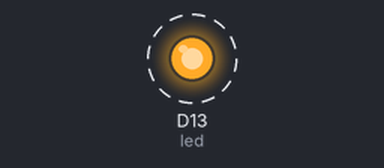
Recording of a program running on a simulated CircuitPython board. On the bench: output pins drawn as LEDs (lit = HIGH). Dashed ring = blinking.

Above: at 0.2 s.
Timing chart, 0 to 3.0 s (numbered marks = the images above):
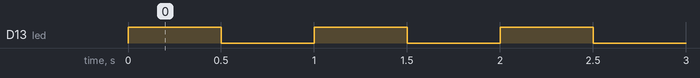

The program:

003_red_led_test.py
```python
# Code to test the red LED on pin 13
import board
from digitalio import DigitalInOut, Direction, Pull
import time

led = DigitalInOut(board.D13)
led.direction = Direction.OUTPUT

while True:
    led.value = not led.value

    time.sleep(0.5)
```

Measured:
- by itself, D13 (led): alternates HIGH for 0.50 s and LOW for 0.50 s
